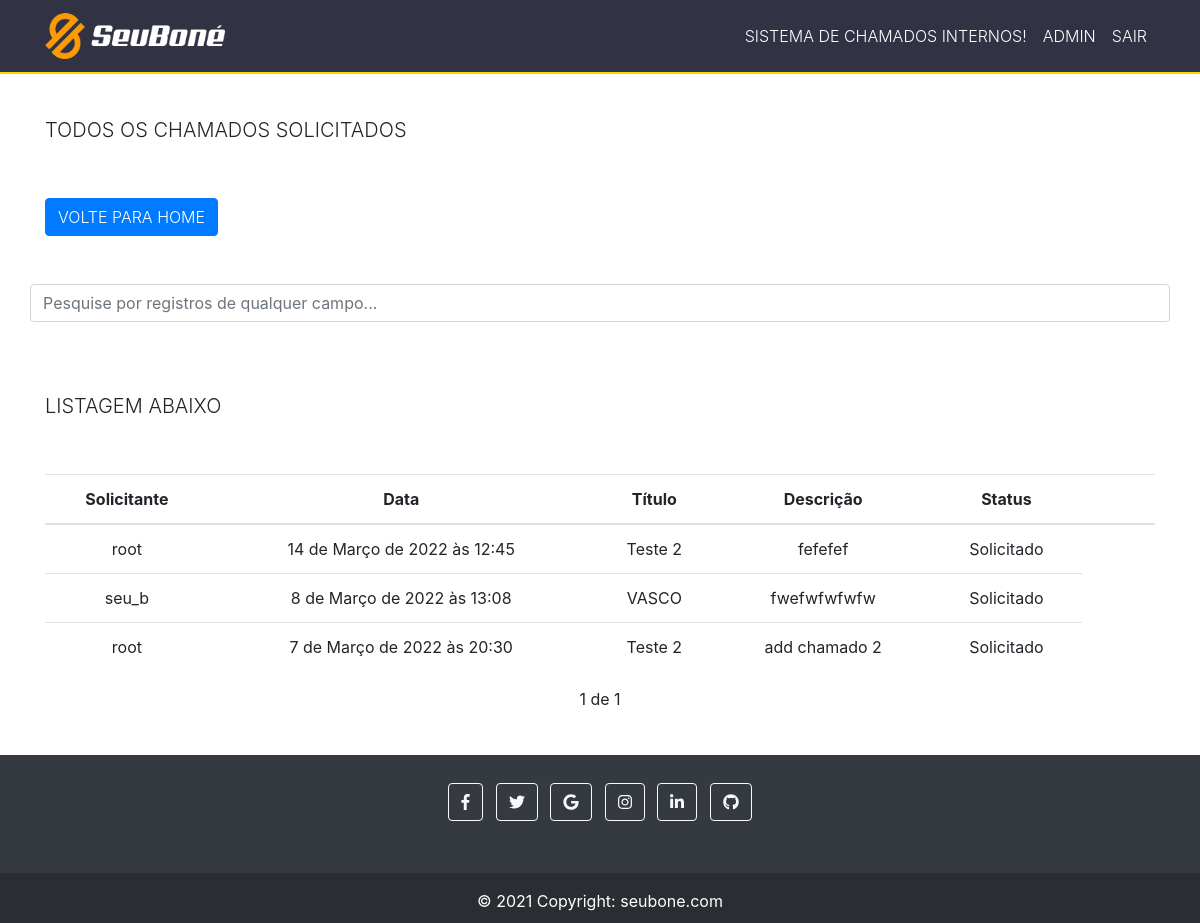
Page /chamadosGerais/ (signed in) on the committed database.
### chamados_gerais/models.py (models this page shows, shortened)
class Chamado_geral(models.Model):
    STATUS = (
        ('Solicitado', 'Solicitado'),       # Solicitado
        ('Em_andamento', 'Em_andamento'),   # em andamento
        ('Concluído', 'Concluído'),         # concluido
    )
    titulo = models.CharField("Título:", max_length=255)
    descrição = models.TextField("Descrição:")
    arquivo = models.FileField("Anexo:", upload_to='',  blank=True, null=True)
    Status = models.CharField(
        max_length=20,
        choices=STATUS,
    )
    user = models.ForeignKey(get_user_model(), on_delete=models.CASCADE, blank=True, null=True)
    created_at = models.DateTimeField(auto_now_add=True)
    updated_at = models.DateTimeField(auto_now=True)

### chamados_gerais/views.py (the view)
# urls.py: path('chamadosGerais/', views.chamadosGerais, name='chamadosGerais'),
@login_required
def chamadosGerais(request):
    chamados = Chamado_geral.objects.all().order_by('-created_at')
    paginator = Paginator(chamados, 10)
    page = request.GET.get('page')
    chamados = paginator.get_page(page)
    return render(request, 'chamados/chamadosGerais.html', {'chamados': chamados})

### chamados_gerais/templates/chamados/chamadosGerais.html (shortened to what this page needs)
{% extends 'base.html' %}
{% block content %}
<br>
<div class="container titulo" >
    <h5 class="text-uppercase font-weight-light text-monospace">Todos os chamados solicitados</h5>
</div>
<br>
<br>
<div class="container" >
<a href="/" >
     <button type="button" class="btn btn-primary botao text-uppercase font-weight-light text-monospace">Volte para Home</button>
</a>
<br>
</div>
<br>
<br>
            <div class="col-12 container ajustePesquisar" >
                <input class="form-control container" id="myInput" type="text" placeholder="Pesquise por registros de qualquer campo..." >
             </div>
             <br>
    <br>
    <br>
    <div class="container" >
        <h5 class="text-uppercase font-weight-light text-monospace">Listagem abaixo</h5>
    </div>
    <br>
    <br>
    <div class="container" >
    <div class="tabela">
        <table class="table">
            <thead>
            <tr>
                <th style="text-align: center;" >Solicitante</th>
                <th style="text-align: center;" >Data</th>
                <th style="text-align: center;" >Título</th>
                <th style="text-align: center;" >Descrição</th>
                <th style="text-align: center;" >Status</th>
                <th></th>
                <th></th>
            </tr>
            </thead>
            <tbody id="myTable" class="alinhar">
            {% for chamado in chamados %}
            <tr>
                <td style="text-align: center;" >{{chamado.user}}</td>
                <td style="text-align: center;" >{{chamado.created_at}}</td>
                <td style="text-align: center;" >{{chamado.titulo}}</td>
                <td style="text-align: center;" >{{chamado.descrição}}</td>
                <td style="text-align: center;" >{{chamado.Status}}</a></td>
            </tr>
            {% endfor %}
            </tbody>
        </table>
        <div class="pagination" >
            <span class="step-links" >
                <span class="current" >
                    {{ chamados.number }} de {{ chamados.paginator.num_pages }}
                </span>
            </span>
        </div>
        <br>
        <br>
        <br>
        <br>
        <br>
        <br>
        <br>
        <br>
        </div>
    </div>
{% endblock %}

### chamados_gerais/templates/base.html (style rules this page uses)
html, body { background-color: #ffffff; }

### chamados_gerais/templates/chamados/chamadosGerais.html (style rules this page uses)
.pagination { margin-bottom: 20px; }
.step-links { position: relative; margin-left: auto; margin-right: auto; }
.step-links .current { margin-left: 5px; margin-right: 5px; }

### rows in the picture
Chamado_geral: user "root", created_at "14 de Março de 2022 às 12:45", titulo "Teste 2", descrição "fefefef", Status "Solicitado"
Chamado_geral: user "seu_b", created_at "8 de Março de 2022 às 13:08", titulo "VASCO", descrição "fwefwfwfwfw", Status "Solicitado"
Chamado_geral: user "root", created_at "7 de Março de 2022 às 20:30", titulo "Teste 2", descrição "add chamado 2", Status "Solicitado"

### other values in the picture
{{ chamados.number }} "1"
{{ chamados.paginator.num_pages }} "1"
